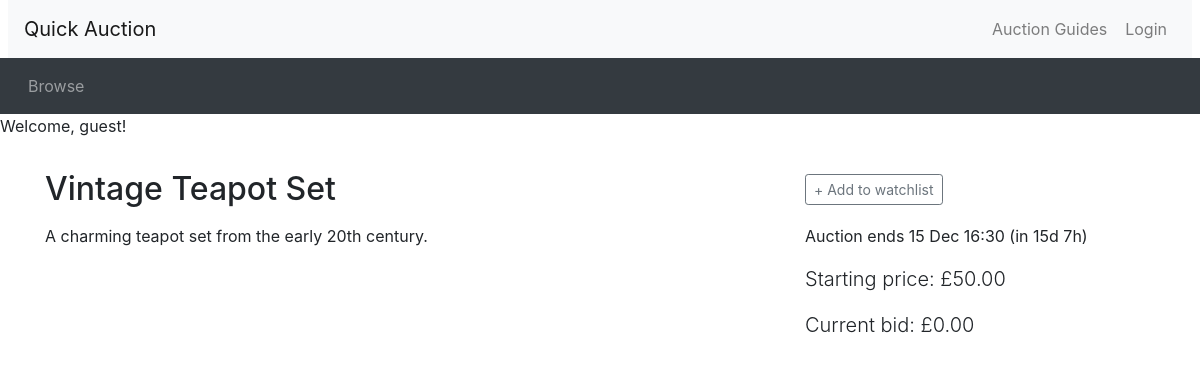
The page /listing.php?item_id=20 on the database its author committed.
### tables this page shows
CREATE TABLE `Auction` (
  `auction_ID` int(11) NOT NULL,
  `item_name` varchar(50) NOT NULL,
  `description` text,
  `category` varchar(50) DEFAULT NULL,
  `end_time` datetime NOT NULL,
  `starting_price` decimal(10,2) NOT NULL,
  `reserve_price` decimal(10,2) DEFAULT NULL,
  `user_ID` int(11) DEFAULT NULL
);

### utilities.php (called while the page is built, shortened)
<?php
function display_time_remaining($interval) {
    if ($interval->days == 0 && $interval->h == 0) {
      $time_remaining = $interval->format('%im %Ss');
    }
    else if ($interval->days == 0) {
      $time_remaining = $interval->format('%hh %im');
    }
    else {
      $time_remaining = $interval->format('%ad %hh');
    }
  return $time_remaining;
}
function count_bid($auctionid){
  include "db_connection.php";
  $sql = "SELECT COUNT(bid_ID) AS count FROM Bid WHERE auction_ID = $auctionid";
  $result = mysqli_query($conn, $sql);
  if(mysqli_num_rows($result) > 0) {
    if($row = mysqli_fetch_assoc($result)) {
      $count = $row["count"];
    }
  } else {
    echo "No results found in count_bid.";
  }
  return $count;
}
function current_price($auctionid){
  include "db_connection.php";
  $sql = "SELECT MAX(bid_price) AS currentPrice FROM Bid WHERE auction_ID = $auctionid";
  $result = mysqli_query($conn, $sql);
  if(mysqli_num_rows($result) > 0) {
    if($row = mysqli_fetch_assoc($result)) {
      $currentPrice = $row["currentPrice"];
    }
  } else {
    echo "No results found in current_price.";
  }
  return $currentPrice;
}
?>

### listing.php (the view, shortened to what this page needs)
<?php include_once("header.php")?>
<?php require("utilities.php")?>
<?php include "db_connection.php";?>
<?php
  if (isset($_SESSION['loggedin']) && $_SESSION['loggedin'] === true) {
      echo "<p>Welcome, " . htmlspecialchars($_SESSION['username']) . "!</p>";
  } else {
      echo "<p>Welcome, guest!</p>";
  }
?>
<?php
  $item_id = $_GET['item_id'];
  $sql = "SELECT * FROM auction WHERE auction_ID = '$item_id'";
  $result_auction = mysqli_query($conn,$sql);
  $row_auction = mysqli_fetch_assoc($result_auction);
  $title = $row_auction["item_name"];
  $description = $row_auction["description"];
  $current_price = current_price($item_id);
  $end_time = new DateTime($row_auction["end_time"]);
  $starting_price = $row_auction["starting_price"];
  $now = new DateTime();
  if ($now < $end_time) {
    $time_to_end = date_diff($now, $end_time);
    $time_remaining = ' (in ' . display_time_remaining($time_to_end) . ')';
  }
  $result =  mysqli_query($conn, $sql);
  if(mysqli_num_rows($result)>0){
    $watching = false;
  }else{
    $watching = true;
  }
  $has_session = true;
?>
<div class="container">
<div class="row">
  <div class="col-sm-8">
    <h2 class="my-3"><?php echo($title); ?></h2>
  </div>
  <div class="col-sm-4 align-self-center">
<?php
  if ($now < $end_time):
?>
    <div id="watch_nowatch" <?php if ($has_session && $watching) echo('style="display: none"');?> >
      <button type="button" class="btn btn-outline-secondary btn-sm" onclick="addToWatchlist()">+ Add to watchlist</button>
    </div>
<?php endif  ?>
  </div>
</div>
<div class="row">
  <div class="col-sm-8">
    <div class="itemDescription">
    <?php echo($description); ?>
    </div>
  </div>
  <div class="col-sm-4">
    <p>
<?php if ($now > $end_time): ?>
     This auction ended <?php echo(date_format($end_time, 'j M H:i')) ?>
<?php else: ?>
     Auction ends <?php echo(date_format($end_time, 'j M H:i') . $time_remaining) ?></p>
    <p class="lead">Starting price: £<?php echo(number_format($starting_price, 2)) ?></p>
    <p class="lead">Current bid: £<?php echo(number_format($current_price, 2)) ?></p>
<?php endif ?>
</div>
</div>
<?php include_once("footer.php")?>

### rows shown on the page
auction: item_name "Vintage Teapot Set", description "A charming teapot set from the early 20th century.", end_time "15 Dec 16:30", end_time "(in 15d 7h)", starting_price "50.00"

### other values the page prints
$current_price "0.00"
